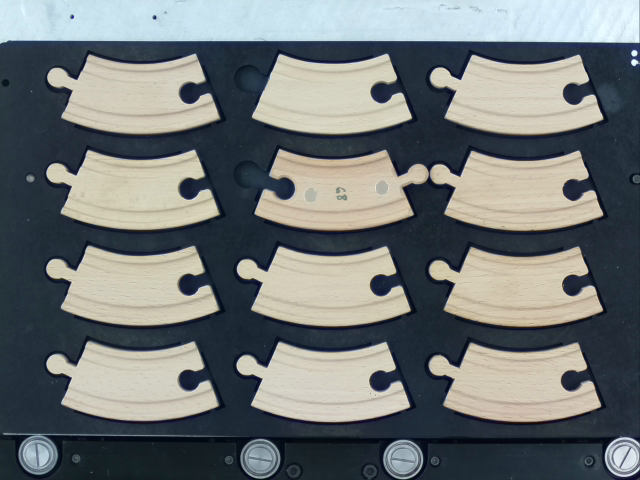
#> input picture TemplateMatching/curve/opencv_frame_37.png, 640 x 480 px
$ python straight_template_matching.py
#> lines starting #> are read from the running program, lines starting #| are printed output that depends on the picture; after the words box and inside, x2 and y2 are one past the last pixel; in counts of white or black regions, pixels touching at a corner belong together
import cv2
import numpy as np
from matplotlib import pyplot as plt

img_rgb = cv2.imread('opencv_frame_37.png')
#> img_rgb is the input picture: shape (480, 640, 3); mean B, G, R 118.5, 118, 113.1
img_gray = cv2.cvtColor(img_rgb, cv2.COLOR_BGR2GRAY)
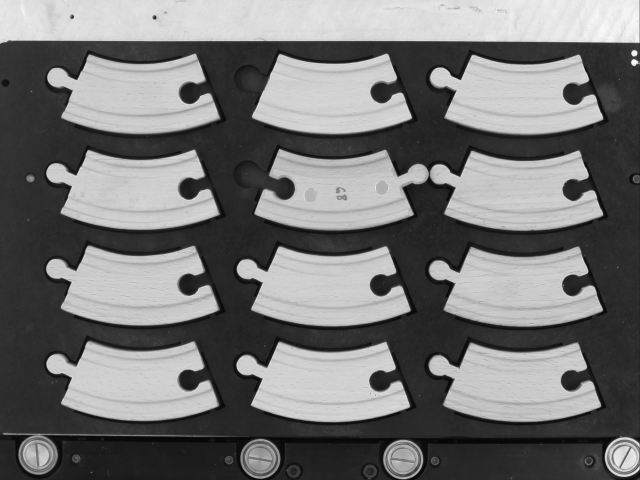
#> img_gray: shape (480, 640); min 5, max 249, mean 116.6
template = cv2.imread('opencv_frame_temp.png',0)
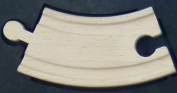
#> input picture TemplateMatching/curve/opencv_frame_temp.png, 177 x 93 px
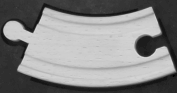
#> template: shape (93, 177); min 0, max 220, mean 133.3
w, h = template.shape[::-1]
#> w = 177; h = 93

res = cv2.matchTemplate(img_gray,template,cv2.TM_CCOEFF_NORMED)
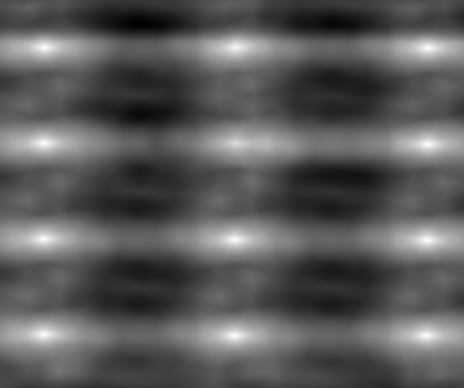
#> res: shape (388, 464) float32; min -0.515, max 1, mean 0.0227; drawn with min black and max white
threshold = 0.95
loc = np.where( res >= threshold)
#> loc = 94 positions, rows 46 to 336, columns 42 to 429
for pt in zip(*loc[::-1]):
    cv2.rectangle(img_rgb, pt, (pt[0] + w, pt[1] + h), (0,0,255), 2)
#> this loop made 94 passes
#> pt on passes 1 to 12: (43, 46), (44, 46), (45, 46), (42, 47), (43, 47), (44, 47), (45, 47), (46, 47), (426, 47), (427, 47), (428, 47), (429, 47)
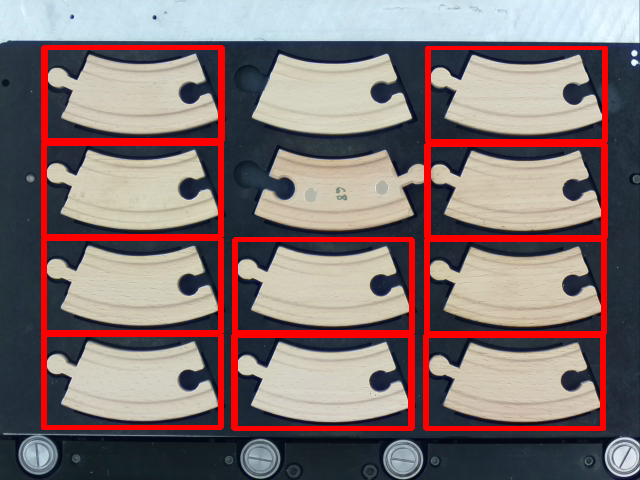
#> img_rgb: shape (480, 640, 3); 8.44% of pixels changed, all inside (x1, y1, x2, y2) = (41, 45, 608, 431)

cv2.imwrite('res.png',img_rgb)
